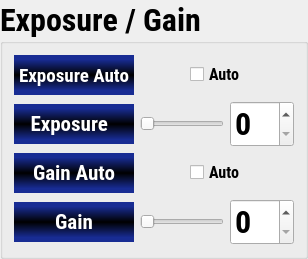
             <widget class="QGroupBox" name="groupBox_10">
              <property name="maximumSize">
               <size>
                <width>16777215</width>
                <height>300</height>
               </size>
              </property>
              <property name="font">
               <font>
                <family>Roboto Condensed</family>
                <pointsize>24</pointsize>
                <weight>75</weight>
                <bold>true</bold>
               </font>
              </property>
              <property name="title">
               <string>Exposure / Gain</string>
              </property>
              <layout class="QVBoxLayout" name="verticalLayout_8">
               <item>
                <layout class="QHBoxLayout" name="horizontalLayout_14">
                 <item>
                  <widget class="QLabel" name="label_20">
                   <property name="minimumSize">
                    <size>
                     <width>120</width>
                     <height>40</height>
                    </size>
                   </property>
                   <property name="maximumSize">
                    <size>
                     <width>120</width>
                     <height>40</height>
                    </size>
                   </property>
                   <property name="font">
                    <font>
                     <family>Roboto Condensed</family>
                     <pointsize>14</pointsize>
                     <weight>75</weight>
                     <bold>true</bold>
                    </font>
                   </property>
                   <property name="styleSheet">
                    <string notr="true">color: rgb(255, 255, 255);
background-color: qlineargradient(spread:reflect, x1:0.5, y1:0, x2:0.5, y2:0.5, stop:0.226316 rgba(24, 44, 147, 255), stop:1 rgba(0, 0, 0, 255));</string>
                   </property>
                   <property name="text">
                    <string>Exposure Auto</string>
                   </property>
                   <property name="alignment">
                    <set>Qt::AlignCenter</set>
                   </property>
                  </widget>
                 </item>
                 <item>
                  <spacer name="horizontalSpacer_5">
                   <property name="orientation">
                    <enum>Qt::Horizontal</enum>
                   </property>
                   <property name="sizeHint" stdset="0">
                    <size>
                     <width>40</width>
                     <height>20</height>
                    </size>
                   </property>
                  </spacer>
                 </item>
                 <item>
                  <widget class="QCheckBox" name="settingExpAutoCheck">
                   <property name="font">
                    <font>
                     <family>Roboto Condensed</family>
                     <pointsize>12</pointsize>
                     <weight>75</weight>
                     <bold>true</bold>
                    </font>
                   </property>
                   <property name="styleSheet">
                    <string notr="true">color: rgb(0, 0, 0);</string>
                   </property>
                   <property name="text">
                    <string>Auto</string>
                   </property>
                  </widget>
                 </item>
                 <item>
                  <spacer name="horizontalSpacer_6">
                   <property name="orientation">
                    <enum>Qt::Horizontal</enum>
                   </property>
                   <property name="sizeHint" stdset="0">
                    <size>
                     <width>40</width>
                     <height>20</height>
                    </size>
                   </property>
                  </spacer>
                 </item>
                </layout>
               </item>
               <item>
                <layout class="QHBoxLayout" name="horizontalLayout_11">
                 <item>
                  <widget class="QLabel" name="label_21">
                   <property name="minimumSize">
                    <size>
                     <width>120</width>
                     <height>40</height>
                    </size>
                   </property>
                   <property name="maximumSize">
                    <size>
                     <width>120</width>
                     <height>40</height>
                    </size>
                   </property>
                   <property name="font">
                    <font>
                     <family>Roboto Condensed</family>
                     <pointsize>16</pointsize>
                     <weight>75</weight>
                     <bold>true</bold>
                    </font>
                   </property>
                   <property name="styleSheet">
                    <string notr="true">color: rgb(255, 255, 255);
background-color: qlineargradient(spread:reflect, x1:0.5, y1:0, x2:0.5, y2:0.5, stop:0.226316 rgba(24, 44, 147, 255), stop:1 rgba(0, 0, 0, 255));</string>
                   </property>
                   <property name="text">
                    <string>Exposure  </string>
                   </property>
                   <property name="alignment">
                    <set>Qt::AlignCenter</set>
                   </property>
                  </widget>
                 </item>
                 <item>
                  <widget class="QSlider" name="settingExpSlider">
                   <property name="maximum">
                    <number>100</number>
                   </property>
                   <property name="singleStep">
                    <number>10</number>
                   </property>
                   <property name="pageStep">
                    <number>10</number>
                   </property>
                   <property name="orientation">
                    <enum>Qt::Horizontal</enum>
                   </property>
                   <property name="tickPosition">
                    <enum>QSlider::NoTicks</enum>
                   </property>
                  </widget>
                 </item>
                 <item>
                  <widget class="QSpinBox" name="settingExpSpin">
                   <property name="styleSheet">
                    <string notr="true">color: rgb(0, 0, 0);</string>
                   </property>
                  </widget>
                 </item>
                </layout>
               </item>
               <item>
                <layout class="QHBoxLayout" name="horizontalLayout_5">
                 <item>
                  <widget class="QLabel" name="label_27">
                   <property name="minimumSize">
                    <size>
                     <width>120</width>
                     <height>40</height>
                    </size>
                   </property>
                   <property name="maximumSize">
                    <size>
                     <width>120</width>
                     <height>40</height>
                    </size>
                   </property>
                   <property name="font">
                    <font>
                     <family>Roboto Condensed</family>
                     <pointsize>16</pointsize>
                     <weight>75</weight>
                     <bold>true</bold>
                    </font>
                   </property>
                   <property name="styleSheet">
                    <string notr="true">color: rgb(255, 255, 255);
background-color: qlineargradient(spread:reflect, x1:0.5, y1:0, x2:0.5, y2:0.5, stop:0.226316 rgba(24, 44, 147, 255), stop:1 rgba(0, 0, 0, 255));</string>
                   </property>
                   <property name="text">
                    <string>Gain Auto</string>
                   </property>
                   <property name="alignment">
                    <set>Qt::AlignCenter</set>
                   </property>
                  </widget>
                 </item>
                 <item>
                  <spacer name="horizontalSpacer_13">
                   <property name="orientation">
                    <enum>Qt::Horizontal</enum>
                   </property>
                   <property name="sizeHint" stdset="0">
                    <size>
                     <width>40</width>
                     <height>20</height>
                    </size>
                   </property>
                  </spacer>
                 </item>
                 <item>
                  <widget class="QCheckBox" name="settingGainAutoCheck">
                   <property name="font">
                    <font>
                     <family>Roboto Condensed</family>
                     <pointsize>12</pointsize>
                     <weight>75</weight>
                     <bold>true</bold>
                    </font>
                   </property>
                   <property name="styleSheet">
                    <string notr="true">color: rgb(0, 0, 0);</string>
                   </property>
                   <property name="text">
                    <string>Auto</string>
                   </property>
                  </widget>
                 </item>
                 <item>
                  <spacer name="horizontalSpacer_14">
                   <property name="orientation">
                    <enum>Qt::Horizontal</enum>
                   </property>
                   <property name="sizeHint" stdset="0">
                    <size>
                     <width>40</width>
                     <height>20</height>
                    </size>
                   </property>
                  </spacer>
                 </item>
                </layout>
               </item>
               <item>
                <layout class="QHBoxLayout" name="horizontalLayout_12">
                 <item>
                  <widget class="QLabel" name="label_22">
                   <property name="minimumSize">
                    <size>
                     <width>120</width>
                     <height>40</height>
                    </size>
                   </property>
                   <property name="maximumSize">
                    <size>
                     <width>120</width>
                     <height>40</height>
                    </size>
                   </property>
                   <property name="font">
                    <font>
                     <family>Roboto Condensed</family>
                     <pointsize>16</pointsize>
                     <weight>75</weight>
                     <bold>true</bold>
                    </font>
                   </property>
                   <property name="styleSheet">
                    <string notr="true">color: rgb(255, 255, 255);
background-color: qlineargradient(spread:reflect, x1:0.5, y1:0, x2:0.5, y2:0.5, stop:0.226316 rgba(24, 44, 147, 255), stop:1 rgba(0, 0, 0, 255));</string>
                   </property>
                   <property name="text">
                    <string>     Gain     </string>
                   </property>
                   <property name="alignment">
                    <set>Qt::AlignCenter</set>
                   </property>
                  </widget>
                 </item>
                 <item>
                  <widget class="QSlider" name="settingGainSlider">
                   <property name="orientation">
                    <enum>Qt::Horizontal</enum>
                   </property>
                  </widget>
                 </item>
                 <item>
                  <widget class="QSpinBox" name="settingGainSpin">
                   <property name="styleSheet">
                    <string notr="true">color: rgb(0, 0, 0);</string>
                   </property>
                  </widget>
                 </item>
                </layout>
               </item>
              </layout>
             </widget>
